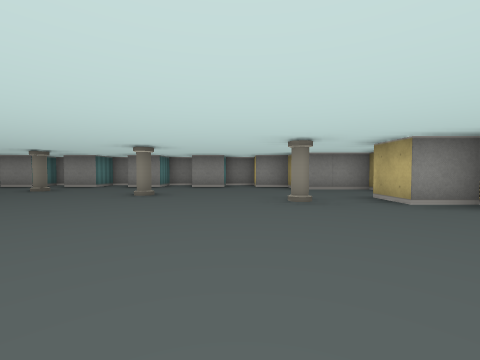
view 1 (above)

16 first-person views from a walk through a cub3D ray-caster map. The camera is about half as high as the walls, tilts 2° down and sees 90° across. The floor is counted in squares. Each view is taken from the middle of a square. On the plan, view 1 faces up. The plan holds only what a view shows up to about 9 squares ahead; the rest is blank.

view 2
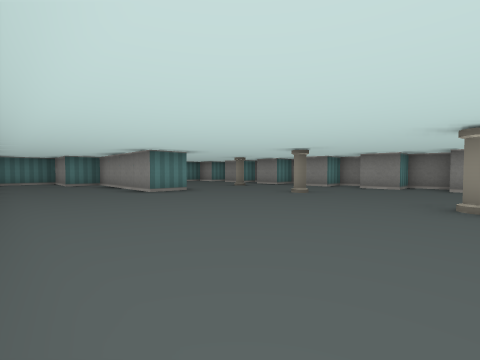

view 3
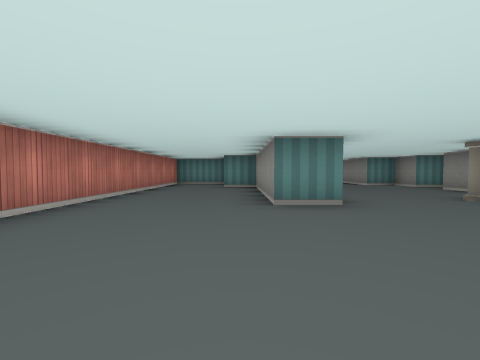

view 4
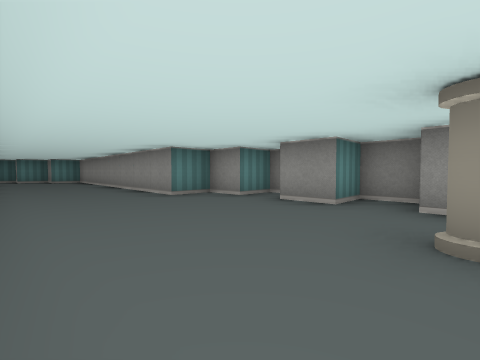

view 5
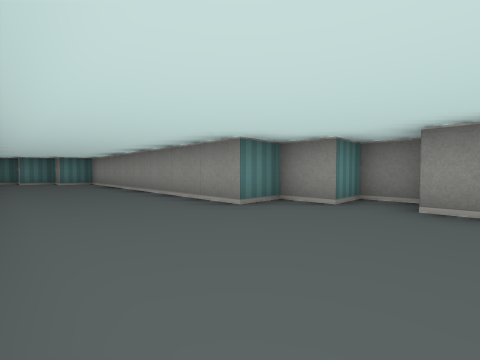

view 6
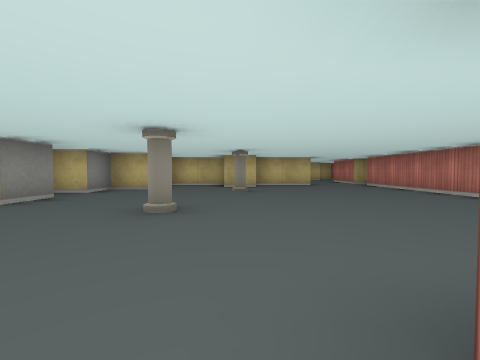

view 7
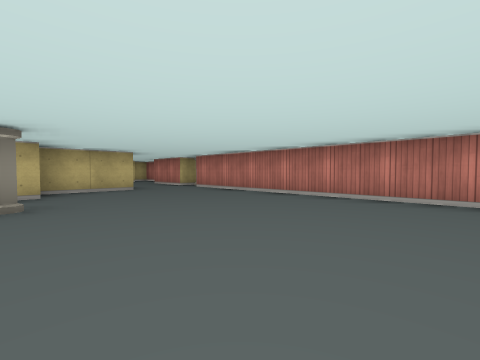

view 8
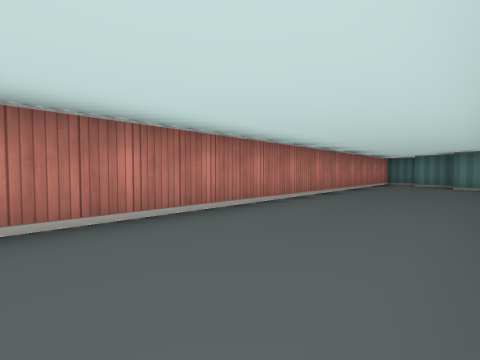

view 9
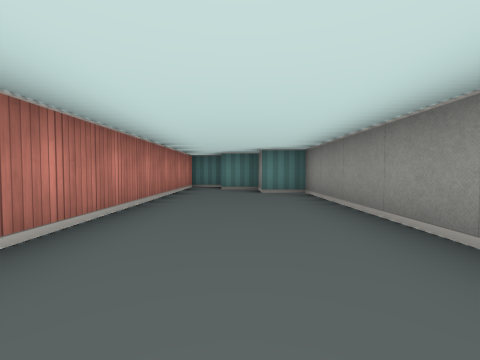

view 10
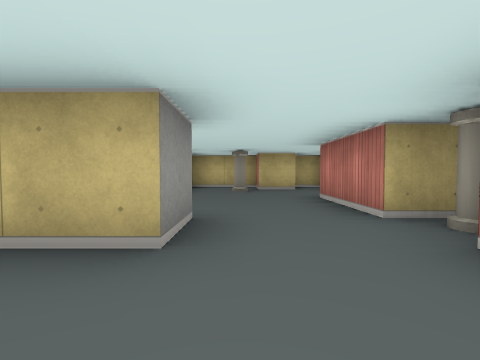

view 11
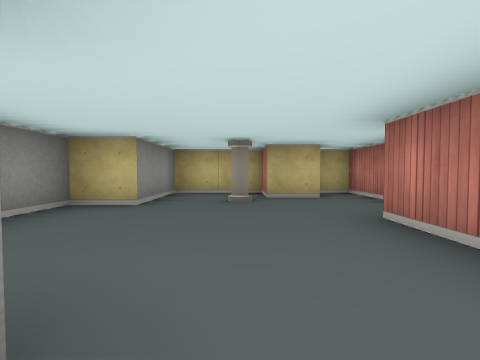

view 12
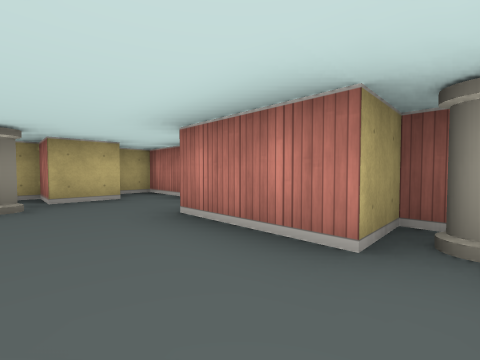

view 13
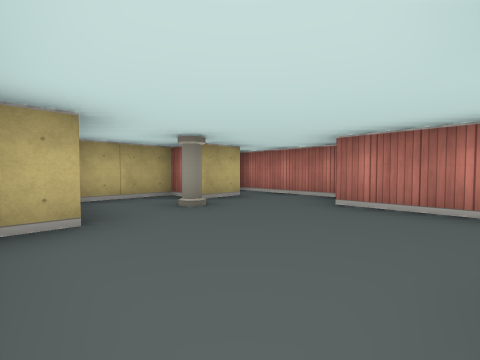

view 14
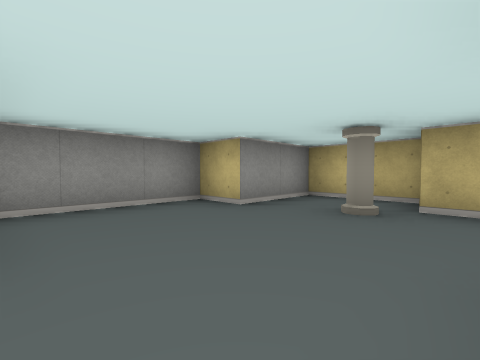

view 15
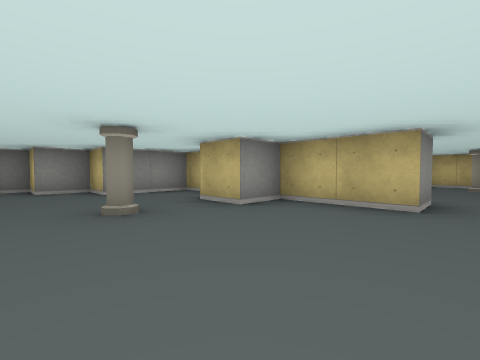

view 16
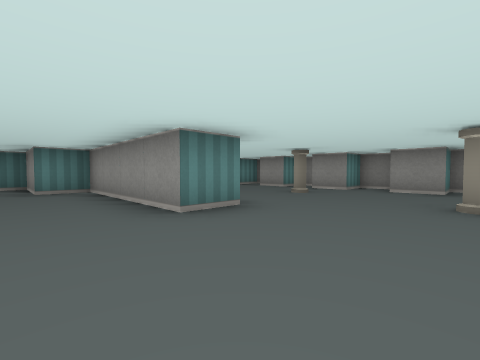

### Floor plan
Points are (right, up) in squares from view 1. A wall is a line through its corners. A room is listed if a view was taken in it or the views show most of it. See-through windows are left out.
Room 1 (views 1, 2, 3, 4, 5, 6, 7, 8, 9, 10, 15, 16)
walls: (-4.5, 3.5) (-4.5, 2.5) (-8.5, 2.5) (-8.5, 1.5) (-10.5, 1.5) (-10.5, 0); (-5.6, 8.5) (-6.5, 8.5) (-6.5, 7.5) (-7.5, 7.5); (-3.6, 8.5) (-4.5, 8.5) (-4.5, 7.5) (-5.5, 7.5); (-7.6, 8.5) (-8.5, 8.5) (-8.5, 7.5) (-9.5, 7.5) (-9.5, 6.5) (-17.5, 6.5) (-17.5, 5.5) (-18.5, 5.5) (-18.5, 4.5); (-1.6, 8.5) (-2.5, 8.5) (-2.5, 7.5) (-3.5, 7.5); (-10, -0.5) (2.5, -0.5); (3.5, 4.5) (3.5, 6.5) (1.5, 6.5) (1.5, 7.5) (0.5, 7.5) (0.5, 8.5) (-0.5, 8.5) (-0.5, 7.5) (-1.5, 7.5); (3.5, 1.5) (3.5, 3.5) (2.5, 3.5) (2.5, 4.5); (-19.5, 4.5) (-19.5, 3.5) (-8.9, 3.5)
ways out: opening at (3.5, 0.5) to room 2
objects: pillar (-5, 6); pillar (-2, 5); pillar (1, 4)
Room 2 (views 11, 12, 13, 14)
walls: (4.5, 1.5) (3.5, 1.5); (6.9, -1.5) (9.5, -1.5) (9.5, -0.8); (8.5, -0.6) (8.5, 0.5) (9.5, 0.5) (9.5, 2.5) (7.5, 2.5) (7.5, 3.5) (4.9, 3.5); (4.5, -1.6) (4.5, -0.5) (6.5, -0.5); (2.5, -0.5) (3.5, -0.5)
ways out: opening at (3.5, 0.5) to room 1
objects: pillar (4, -1); pillar (8, 1)

Positions as (right, up) in squares from view 1, and headings:
1: (0, 0), facing up
2: (1, 0), facing up-left
3: (-1, 2), facing left
4: (-5, 4), facing up-left
5: (-7, 4), facing up-left
6: (-5, 4), facing right
7: (-3, 4), facing down-right
8: (-9, 6), facing down-left
9: (-12, 5), facing left
10: (2, 1), facing right
11: (4, 1), facing right
12: (4, 1), facing down-right
13: (5, 3), facing down-right
14: (5, 0), facing up-right
15: (0, 1), facing up-right
16: (-2, 1), facing up-left
